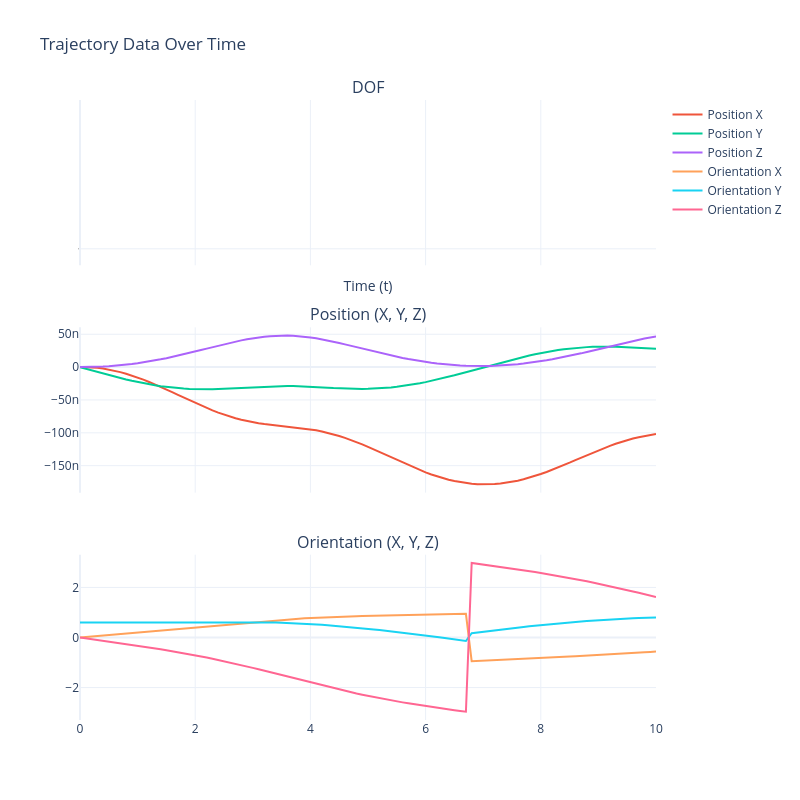

Here is the notebook cell this chart was saved with:
### Code cell
# Extract position, orientation and dofs
positions = jnp.array([t[0] for t in trajectory])
orientations = jnp.array([t[1] for t in trajectory])
dofs = jnp.array([t[2] for t in trajectory])

# Time vector
t = jnp.linspace(0, final_time, len(trajectory))

# Create a subplot figure with 3 rows and 1 column
fig = make_subplots(
    rows=3, cols=1,
    subplot_titles=("DOF", "Position (X, Y, Z)", "Orientation (X, Y, Z)"),
    shared_xaxes=True,  # Share the x-axis for all plots (time)
    vertical_spacing=0.1  # Adjust vertical spacing (reduce clutter)
)

# Plot DOFs in the first subplot
fig.add_trace(go.Scatter(x=t, y=dofs, mode='lines', name='DOF'), row=1, col=1)

# Plot position components (X, Y, Z) in the second subplot
fig.add_trace(go.Scatter(x=t, y=positions[:, 0], mode='lines', name='Position X'), row=2, col=1)
fig.add_trace(go.Scatter(x=t, y=positions[:, 1], mode='lines', name='Position Y'), row=2, col=1)
fig.add_trace(go.Scatter(x=t, y=positions[:, 2], mode='lines', name='Position Z'), row=2, col=1)

# Plot orientation components (X, Y, Z) in the third subplot
fig.add_trace(go.Scatter(x=t, y=orientations[:, 0], mode='lines', name='Orientation X'), row=3, col=1)
fig.add_trace(go.Scatter(x=t, y=orientations[:, 1], mode='lines', name='Orientation Y'), row=3, col=1)
fig.add_trace(go.Scatter(x=t, y=orientations[:, 2], mode='lines', name='Orientation Z'), row=3, col=1)

# Update layout for titles and labels
fig.update_layout(
    title="Trajectory Data Over Time",
    xaxis_title="Time (t)",
    # yaxis_title="Values (Position/Orientation Components)",
    template="plotly_white",  # Set the background to white
    showlegend=True,  # Show legend to distinguish between the traces
    height=800,  # Set figure height
    width=800,   # Set figure width
    plot_bgcolor='white',  # Set the plot background to white
    paper_bgcolor='white'  # Set the paper background to white
)

# Show the plot
fig.show()
